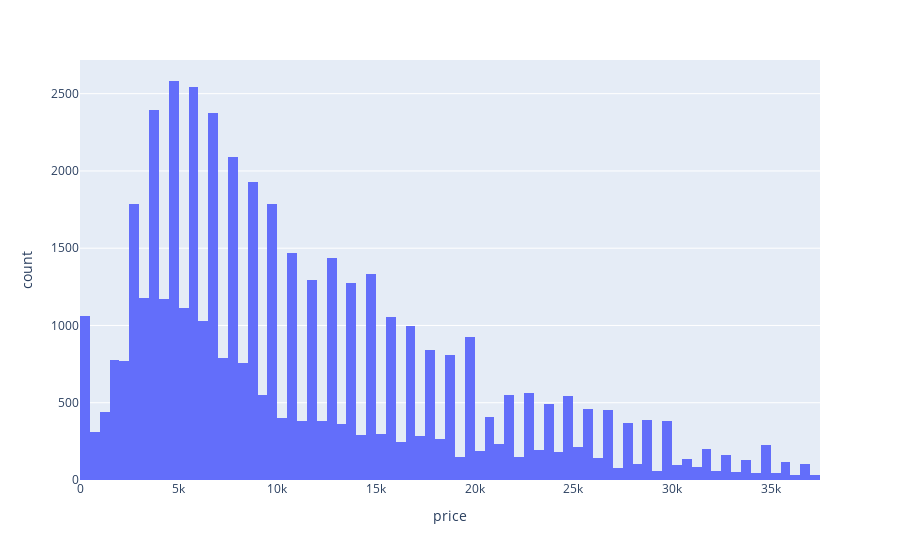

The code cell stored with this chart in its notebook:
### Code cell
fig = px.histogram(df, x="price")
fig.show()

### Figure 1 — Plotly figure (JSON) as saved in the notebook; plotly's stock layout.template omitted (floating-point values rounded to 4 significant figures; data arrays with more than 128 entries replaced by an {"elided": "..."} marker saying what was removed)
{"data": [{"bingroup": "x", "hovertemplate": "price=%{x}<br>count=%{y}<extra></extra>", "legendgroup": "", "marker": {"color": "#636efa", "pattern": {"shape": ""}}, "name": "", "orientation": "v", "showlegend": false, "type": "histogram", "x": {"elided": "49605 int values"}, "xaxis": "x", "yaxis": "y"}], "layout": {"barmode": "relative", "legend": {"tracegroupgap": 0}, "margin": {"t": 60}, "xaxis": {"anchor": "y", "domain": [0, 1], "title": {"text": "price"}}, "yaxis": {"anchor": "x", "domain": [0, 1], "title": {"text": "count"}}}}
